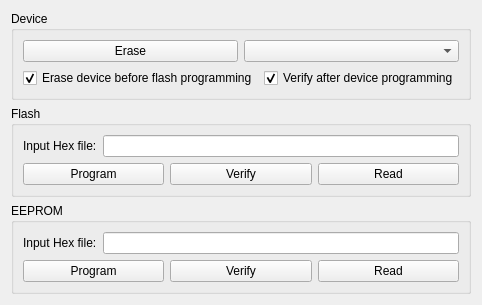
      <widget class="QWidget" name="tabProgram">
       <attribute name="icon">
        <iconset resource="icons/icons.qrc">
         <normaloff>:/avr.svg</normaloff>:/avr.svg</iconset>
       </attribute>
       <attribute name="title">
        <string>Program</string>
       </attribute>
       <layout class="QVBoxLayout" name="verticalLayout_2">
        <item>
         <widget class="QGroupBox" name="groupBoxDevice">
          <property name="title">
           <string>Device</string>
          </property>
          <layout class="QVBoxLayout" name="verticalLayout_3">
           <item>
            <layout class="QHBoxLayout" name="horizontalLayout">
             <item>
              <widget class="QPushButton" name="pushButtonErase">
               <property name="text">
                <string>Erase</string>
               </property>
               <property name="icon">
                <iconset resource="icons/icons.qrc">
                 <normaloff>:/edit-delete.svg</normaloff>:/edit-delete.svg</iconset>
               </property>
              </widget>
             </item>
             <item>
              <widget class="QComboBox" name="comboBoxEraseWhat"/>
             </item>
            </layout>
           </item>
           <item>
            <layout class="QHBoxLayout" name="horizontalLayout_2">
             <item>
              <widget class="QCheckBox" name="checkBoxEraseBeforeProg">
               <property name="text">
                <string>Erase device before flash programming</string>
               </property>
               <property name="checked">
                <bool>true</bool>
               </property>
              </widget>
             </item>
             <item>
              <widget class="QCheckBox" name="checkBoxVerifyAfterProg">
               <property name="text">
                <string>Verify after device programming</string>
               </property>
               <property name="checked">
                <bool>true</bool>
               </property>
              </widget>
             </item>
            </layout>
           </item>
          </layout>
         </widget>
        </item>
        <item>
         <widget class="QGroupBox" name="groupBoxFlash">
          <property name="title">
           <string>Flash</string>
          </property>
          <layout class="QVBoxLayout" name="verticalLayout_4">
           <item>
            <layout class="QHBoxLayout" name="horizontalLayoutInputHex">
             <property name="bottomMargin">
              <number>0</number>
             </property>
             <item>
              <widget class="QLabel" name="labelHexForFlash">
               <property name="text">
                <string>Input Hex file:</string>
               </property>
              </widget>
             </item>
             <item>
              <widget class="HexLineEdit" name="lineEditFlashHex"/>
             </item>
            </layout>
           </item>
           <item>
            <layout class="QHBoxLayout" name="horizontalLayoutProgButtons">
             <property name="bottomMargin">
              <number>0</number>
             </property>
             <item>
              <widget class="QPushButton" name="pushButtonProgramFlash">
               <property name="text">
                <string>Program</string>
               </property>
               <property name="icon">
                <iconset resource="icons/icons.qrc">
                 <normaloff>:/write_avr.svg</normaloff>:/write_avr.svg</iconset>
               </property>
              </widget>
             </item>
             <item>
              <widget class="QPushButton" name="pushButtonVerifyFlash">
               <property name="text">
                <string>Verify</string>
               </property>
              </widget>
             </item>
             <item>
              <widget class="QPushButton" name="pushButtonReadReadFlash">
               <property name="text">
                <string>Read</string>
               </property>
               <property name="icon">
                <iconset resource="icons/icons.qrc">
                 <normaloff>:/read_avr.svg</normaloff>:/read_avr.svg</iconset>
               </property>
              </widget>
             </item>
            </layout>
           </item>
          </layout>
         </widget>
        </item>
        <item>
         <widget class="QGroupBox" name="groupBoxEEPROM">
          <property name="title">
           <string>EEPROM</string>
          </property>
          <layout class="QVBoxLayout" name="verticalLayout_5">
           <item>
            <layout class="QHBoxLayout" name="horizontalLayout_3">
             <property name="bottomMargin">
              <number>0</number>
             </property>
             <item>
              <widget class="QLabel" name="label">
               <property name="text">
                <string>Input Hex file:</string>
               </property>
              </widget>
             </item>
             <item>
              <widget class="HexLineEdit" name="lineEditEEPROMHex"/>
             </item>
            </layout>
           </item>
           <item>
            <layout class="QHBoxLayout" name="horizontalLayoutProgButtons_2">
             <property name="bottomMargin">
              <number>0</number>
             </property>
             <item>
              <widget class="QPushButton" name="pushButtonProgramEEPROM">
               <property name="text">
                <string>Program</string>
               </property>
               <property name="icon">
                <iconset resource="icons/icons.qrc">
                 <normaloff>:/write_avr.svg</normaloff>:/write_avr.svg</iconset>
               </property>
              </widget>
             </item>
             <item>
              <widget class="QPushButton" name="pushButtonVerifyEEPROM">
               <property name="text">
                <string>Verify</string>
               </property>
              </widget>
             </item>
             <item>
              <widget class="QPushButton" name="pushButtonReadReadEEPROM">
               <property name="text">
                <string>Read</string>
               </property>
               <property name="icon">
                <iconset resource="icons/icons.qrc">
                 <normaloff>:/read_avr.svg</normaloff>:/read_avr.svg</iconset>
               </property>
              </widget>
             </item>
            </layout>
           </item>
          </layout>
         </widget>
        </item>
       </layout>
      </widget>
